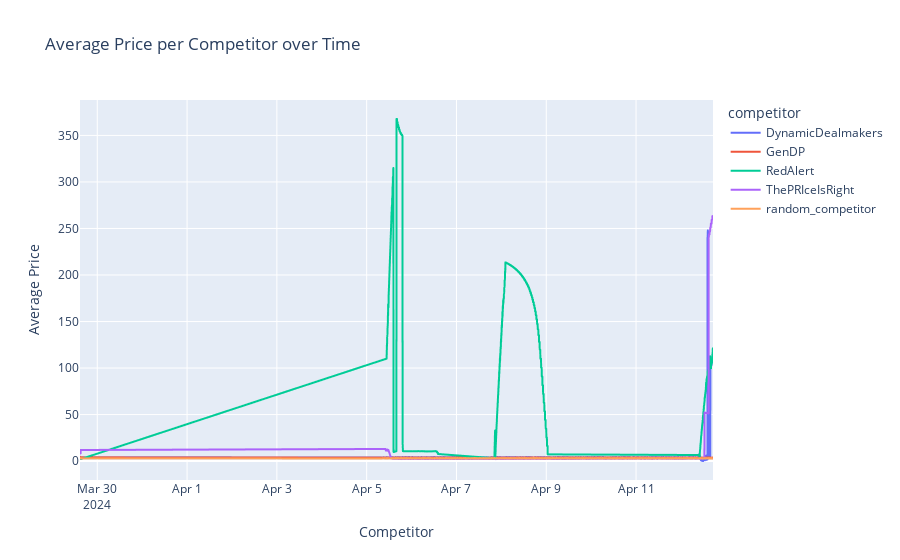

Source (notebook cell):
### Markdown cell above
## Competitor Prices

### Code cell
import plotly.express as px
# Group by 'competitor' and calculate average price
average_prices = competitor_data.sort_values('execution_time').groupby(['execution_time', 'competitor']).agg({'price': 'mean'}).reset_index()

# Plot using Plotly
fig = px.line(average_prices, x='execution_time', y='price', color='competitor', title='Average Price per Competitor over Time')
fig.update_xaxes(title='Competitor')
fig.update_yaxes(title='Average Price')
fig.show()

### Figure 1 — Plotly figure (JSON) as saved in the notebook; plotly's stock layout.template omitted (floating-point values rounded to 4 significant figures; data arrays with more than 128 entries replaced by an {"elided": "..."} marker saying what was removed)
{"data": [{"hovertemplate": "competitor=DynamicDealmakers<br>execution_time=%{x}<br>price=%{y}<extra></extra>", "legendgroup": "DynamicDealmakers", "line": {"color": "#636efa", "dash": "solid"}, "marker": {"symbol": "circle"}, "mode": "lines", "name": "DynamicDealmakers", "showlegend": true, "type": "scattergl", "x": {"elided": "3435 str values"}, "xaxis": "x", "y": {"elided": "3435 float values"}, "yaxis": "y"}, {"hovertemplate": "competitor=GenDP<br>execution_time=%{x}<br>price=%{y}<extra></extra>", "legendgroup": "GenDP", "line": {"color": "#EF553B", "dash": "solid"}, "marker": {"symbol": "circle"}, "mode": "lines", "name": "GenDP", "showlegend": true, "type": "scattergl", "x": {"elided": "2390 str values"}, "xaxis": "x", "y": {"elided": "2390 float values"}, "yaxis": "y"}, {"hovertemplate": "competitor=RedAlert<br>execution_time=%{x}<br>price=%{y}<extra></extra>", "legendgroup": "RedAlert", "line": {"color": "#00cc96", "dash": "solid"}, "marker": {"symbol": "circle"}, "mode": "lines", "name": "RedAlert", "showlegend": true, "type": "scattergl", "x": {"elided": "1216 str values"}, "xaxis": "x", "y": {"elided": "1216 float values"}, "yaxis": "y"}, {"hovertemplate": "competitor=ThePRIceIsRight<br>execution_time=%{x}<br>price=%{y}<extra></extra>", "legendgroup": "ThePRIceIsRight", "line": {"color": "#ab63fa", "dash": "solid"}, "marker": {"symbol": "circle"}, "mode": "lines", "name": "ThePRIceIsRight", "showlegend": true, "type": "scattergl", "x": {"elided": "3435 str values"}, "xaxis": "x", "y": {"elided": "3435 float values"}, "yaxis": "y"}, {"hovertemplate": "competitor=random_competitor<br>execution_time=%{x}<br>price=%{y}<extra></extra>", "legendgroup": "random_competitor", "line": {"color": "#FFA15A", "dash": "solid"}, "marker": {"symbol": "circle"}, "mode": "lines", "name": "random_competitor", "showlegend": true, "type": "scattergl", "x": {"elided": "3434 str values"}, "xaxis": "x", "y": {"elided": "3434 float values"}, "yaxis": "y"}], "layout": {"legend": {"title": {"text": "competitor"}, "tracegroupgap": 0}, "title": {"text": "Average Price per Competitor over Time"}, "xaxis": {"anchor": "y", "domain": [0, 1], "title": {"text": "Competitor"}}, "yaxis": {"anchor": "x", "domain": [0, 1], "title": {"text": "Average Price"}}}}
